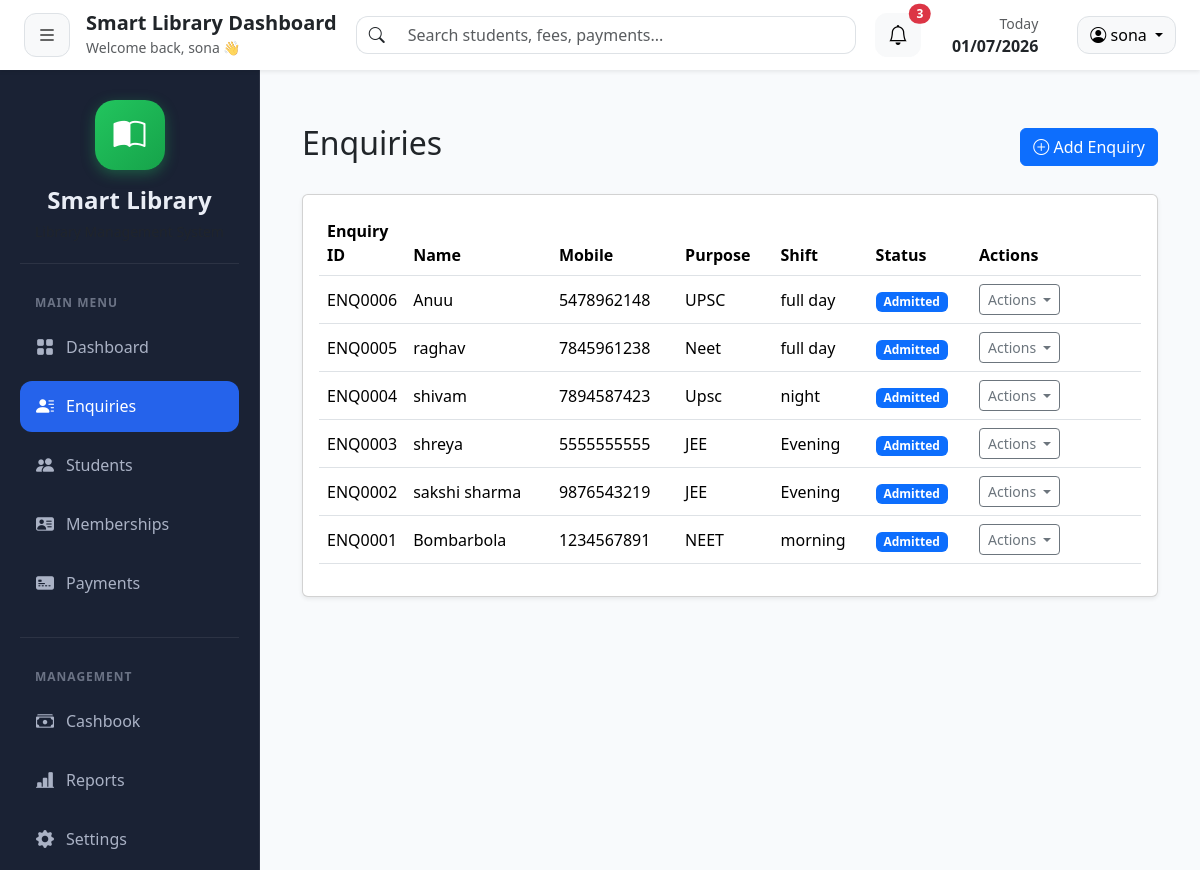
The app's page /enquiries/ (signed in) with its own data.
### tables this page shows
CREATE TABLE "students" (
                student_id  INTEGER PRIMARY KEY AUTOINCREMENT,
                admin_id    INTEGER NOT NULL DEFAULT 1,
                enquiry_id  INTEGER,
                full_name   TEXT NOT NULL,
                mobile      TEXT NOT NULL,
                address     TEXT,
                id_proof    TEXT,
                purpose     TEXT,
                shift       TEXT,
                join_date   DATE,
                status      TEXT DEFAULT 'Active',
                created_at  TIMESTAMP DEFAULT CURRENT_TIMESTAMP,
                UNIQUE(mobile, admin_id)
            );

CREATE TABLE enquiries (
    enquiry_id INTEGER PRIMARY KEY AUTOINCREMENT,
    full_name TEXT NOT NULL,
    mobile TEXT NOT NULL,
    purpose TEXT,
    preferred_shift TEXT,
    demo_done INTEGER DEFAULT 0,
    followup_date DATE,
    remarks TEXT,
    status TEXT DEFAULT 'Interested',
    created_at TIMESTAMP DEFAULT CURRENT_TIMESTAMP
, admin_id INTEGER);

### routes/enquiries.py (the view)
@enquiry_bp.route("/")
def index():
    if "admin_id" not in session:
        return redirect("/")
    admin_id = session["admin_id"]
    conn = get_connection()
    cursor = conn.cursor()
    cursor.execute("""
        SELECT e.*, s.student_id AS student_id
        FROM enquiries e
        LEFT JOIN students s ON s.enquiry_id = e.enquiry_id
        WHERE e.admin_id = ?
        ORDER BY e.enquiry_id DESC
    """, (admin_id,))
    enquiries = cursor.fetchall()
    conn.close()
    return render_template("enquiries/index.html", enquiries=enquiries)

### database/db.py (called while the page is built)
def get_connection():
    connection = sqlite3.connect(DATABASE_PATH)
    connection.row_factory = sqlite3.Row
    return connection

### templates/enquiries/index.html (shortened to what this page needs)
{% extends "layouts/base.html" %}
{% block content %}
<div class="container-fluid mt-4">
    <div class="d-flex justify-content-between align-items-center mb-4">
        <h2>Enquiries</h2>
        <a
            href="{{ url_for('enquiry.add') }}"
            class="btn btn-primary">
            <i class="bi bi-plus-circle"></i>
            Add Enquiry
        </a>
    </div>
    <div class="card shadow-sm">
        <div class="card-body">
            <table class="table table-hover align-middle">
                <thead>
                    <tr>
                        <th width="70">Enquiry ID</th>
                        <th>Name</th>
                        <th>Mobile</th>
                        <th>Purpose</th>
                        <th>Shift</th>
                        <th>Status</th>
                        <th width="170">Actions</th>
                    </tr>
                </thead>
                <tbody>
                {% for enquiry in enquiries %}
                    <tr>
                        <td> ENQ{{ "%04d"|format(enquiry.enquiry_id) }} </td>
                        <td>{{ enquiry.full_name }}</td>
                        <td>{{ enquiry.mobile }}</td>
                        <td>{{ enquiry.purpose }}</td>
                        <td>{{ enquiry.preferred_shift }}</td>
                        <td>
                            <span class="badge
                                {% if enquiry.status == 'Admitted' %}bg-primary
                                {% elif enquiry.status == 'Interested' %}bg-warning text-dark
                                {% else %}bg-secondary{% endif %}">
                                {{ enquiry.status }}
                            </span>
                        </td>
                        <td>
                            <div class="dropdown">
                                <button
                                    class="btn btn-outline-secondary btn-sm dropdown-toggle"
                                    type="button"
                                    data-bs-toggle="dropdown"
                                    aria-expanded="false">
                                    Actions
                                </button>
                            </div>
                        </td>
                    </tr>
                {% endfor %}
                </tbody>
            </table>
        </div>
    </div>
</div>
{% endblock %}

### templates/layouts/base.html (shortened to what this page needs)
<!DOCTYPE html>
<html lang="en">
<head>
    <link href="https://cdn.jsdelivr.net/npm/bootstrap@5.3.7/dist/css/bootstrap.min.css"
          rel="stylesheet">
    <link rel="stylesheet"
          href="https://cdn.jsdelivr.net/npm/bootstrap-icons@1.11.3/font/bootstrap-icons.min.css">
    <link rel="stylesheet"
          href="{{ url_for('static', filename='css/style.css') }}">
</head>
<body>
    {% include 'layouts/navbar.html' %}
    <div class="d-flex">
        <div class="sidebar-wrapper">
            {% include 'layouts/sidebar.html' %}
        </div>
        <main class="content-wrapper">
            {% block content %}
            {% endblock %}
        </main>
    </div>
</body>
</html>

### templates/layouts/navbar.html (shortened to what this page needs)
<nav class="navbar navbar-expand-lg bg-white shadow-sm px-4 py-3 sticky-top">
    <div class="navbar-left">
        <button class="btn btn-light border me-3">
            <i class="bi bi-list fs-5"></i>
        </button>
        <div>
            <h5 class="mb-0 fw-bold">
                Smart Library Dashboard
            </h5>
            <small class="text-muted">
                Welcome back, {{ session.get('username', 'Admin') }} 👋
            </small>
        </div>
    </div>
    <div class="navbar-center">
        <div class="input-group">
            <span class="input-group-text bg-white border-end-0">
                <i class="bi bi-search"></i>
            </span>
            <input
                type="text"
                class="form-control border-start-0"
                placeholder="Search students, fees, payments...">
        </div>
    </div>
    <div class="navbar-right">
        <button class="btn btn-light position-relative me-3">
            <i class="bi bi-bell fs-5"></i>
            <span
                class="position-absolute top-0 start-100 translate-middle badge rounded-pill bg-danger">
                3
            </span>
        </button>
        <div class="text-end me-4">
            <small class="text-muted d-block">
                Today
            </small>
            <strong id="currentDate">
            </strong>
        </div>
        <div class="dropdown">
            <button
                class="btn btn-light border dropdown-toggle"
                data-bs-toggle="dropdown">
                <i class="bi bi-person-circle"></i>
                {{ session.get('username', 'Admin') }}
            </button>
        </div>
    </div>
</nav>

### templates/layouts/sidebar.html (shortened to what this page needs)
<div class="sidebar">
    <div class="sidebar-header text-center">
        <div class="logo-circle">
            <i class="bi bi-book-half"></i>
        </div>
        <h4 class="mt-3 mb-1 fw-bold">
            Smart Library
        </h4>
        <small class="text-muted">
        </small>
    </div>
    <hr>
    <small class="menu-title">
        MAIN MENU
    </small>
    <ul class="nav flex-column">
        <li class="nav-item">
            <a class="nav-link {% if request.endpoint == 'dashboard.dashboard' %}active{% endif %}" href="/dashboard">
                <i class="bi bi-grid-fill"></i>
                Dashboard
            </a>
        </li>
        <li class="nav-item">
            <a class="nav-link {% if request.endpoint and request.endpoint.startswith('enquiry.') %}active{% endif %}" href="{{ url_for('enquiry.index') }}">
                <i class="bi bi-person-lines-fill"></i>
                Enquiries
            </a>
        </li>
        <li class="nav-item">
            <a class="nav-link {% if request.endpoint and request.endpoint.startswith('student.') %}active{% endif %}" href="{{ url_for('student.index') }}">
                <i class="bi bi-people-fill"></i>
                Students
            </a>
        </li>
        <li class="nav-item">
            <a class="nav-link {% if request.endpoint and request.endpoint.startswith('membership.') %}active{% endif %}" href="{{ url_for('membership.index') }}">
                <i class="bi bi-person-vcard-fill"></i>
                Memberships
            </a>
        </li>
        <li class="nav-item">
            <a class="nav-link {% if request.endpoint and request.endpoint.startswith('payment.') %}active{% endif %}" href="{{ url_for('payment.index') }}">
                <i class="bi bi-credit-card-2-front-fill"></i>
                Payments
            </a>
        </li>
    </ul>
    <hr>
    <small class="menu-title">
        MANAGEMENT
    </small>
    <ul class="nav flex-column">
        <li class="nav-item">
            <a class="nav-link {% if request.endpoint and request.endpoint.startswith('cashbook.') %}active{% endif %}" href="{{ url_for('cashbook.index') }}">
                <i class="bi bi-cash-stack"></i>
                Cashbook
            </a>
        </li>
        <li class="nav-item">
            <a class="nav-link {% if request.endpoint and request.endpoint.startswith('report.') %}active{% endif %}" href="{{ url_for('report.index') }}">
                <i class="bi bi-bar-chart-line-fill"></i>
                Reports
            </a>
        </li>
        <li class="nav-item">
            <a class="nav-link {% if request.endpoint and request.endpoint.startswith('setting.') %}active{% endif %}" href="{{ url_for('setting.index') }}">
                <i class="bi bi-gear-fill"></i>
                Settings
            </a>
        </li>
    </ul>
</div>

### static/css/style.css (style rules this page uses)
.sidebar-wrapper { --sidebar-bg:#1a2234; --sidebar-bg-alt:#212a3e; --sidebar-border:rgba(255,255,255,.08); --sidebar-text:#aab2c5; --sidebar-text-muted:#6b7385; --sidebar-text-strong:#e9edf5; --sidebar-active-bg:#2563eb; --sidebar-active-glow:rgba(37,99,235,.45); --sidebar-hover-bg:#242e45; --sidebar-logo-green:#22c55e; --sidebar-logo-green-dark:#16a34a; --sidebar-danger:#ef4444; --sidebar-danger-hover:rgba(239,68,68,.15); width:260px; min-width:260px; height:100vh; position:fixed; left:0; top:70px; overflow-y:auto; background:var(--sidebar-bg); border-right:1px solid var(--sidebar-border); }
.content-wrapper { margin-left:260px; width:calc(100% - 260px); padding:30px; background:#f8fafc; min-height:100vh; }
.sidebar { height:100%; background:var(--sidebar-bg); display:flex; flex-direction:column; padding:20px; }
.sidebar-header { padding-top:10px; }
.sidebar-header h4 { color:var(--sidebar-text-strong); }
.sidebar-header small { color:var(--sidebar-text-muted); }
.logo-circle { width:70px; height:70px; margin:auto; border-radius:20px; background:linear-gradient(135deg, var(--sidebar-logo-green), var(--sidebar-logo-green-dark)); color:#fff; display:flex; justify-content:center; align-items:center; font-size:32px; box-shadow:0 4px 14px rgba(34,197,94,.35); }
.menu-title { color:var(--sidebar-text-muted); font-size:12px; font-weight:600; letter-spacing:1px; margin:10px 15px; display:block; }
.sidebar .nav-link { color:var(--sidebar-text); padding:12px 16px; border-radius:12px; margin-bottom:8px; display:flex; align-items:center; gap:12px; transition:all .30s ease; font-weight:500; }
.sidebar .nav-link i { font-size:18px; transition:.30s; }
.sidebar .nav-link.active { background:var(--sidebar-active-bg); color:#fff; animation:activeGlow 2.5s infinite; }
.sidebar hr { margin:20px 0; border-color:var(--sidebar-border); opacity:1; }
.navbar { height:70px; background:#ffffff; z-index:1030; display:flex; justify-content:space-between; align-items:center; }
.navbar-left { display:flex; align-items:center; flex-shrink:0; }
.navbar-center { flex:1; max-width:500px; margin:0 auto; }
.navbar-right { display:flex; align-items:center; flex-shrink:0; gap:15px; }
.navbar .form-control { border-radius:12px; }
.navbar .input-group-text { border-radius:12px 0 0 12px; }
.navbar .btn { border-radius:12px; }

### records on screen
students: full_name "Anuu", mobile "5478962148", purpose "UPSC", preferred_shift "full day", status "Admitted"
enquiries: enquiry_id "0006"
students: full_name "raghav", mobile "7845961238", purpose "Neet", preferred_shift "full day", status "Admitted"
enquiries: enquiry_id "0005"
students: full_name "shivam", mobile "7894587423", purpose "Upsc", preferred_shift "night", status "Admitted"
enquiries: enquiry_id "0004"
students: full_name "shreya", mobile "5555555555", purpose "JEE", preferred_shift "Evening", status "Admitted"
enquiries: enquiry_id "0003"
students: full_name "sakshi sharma", mobile "9876543219", purpose "JEE", preferred_shift "Evening", status "Admitted"
enquiries: enquiry_id "0002"
students: full_name "Bombarbola", mobile "1234567891", purpose "NEET", preferred_shift "morning", status "Admitted"
enquiries: enquiry_id "0001"

### other values on screen
{{ session.get('username', 'Admin') }} "sona"
